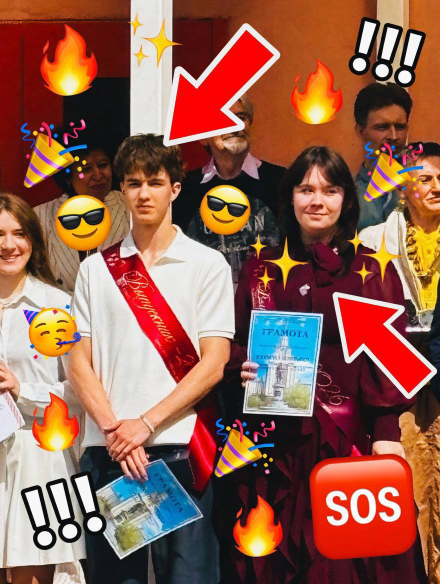
#> input picture test.jpg, 880 x 1168 px (shown at 1/2 size)
$ jupyter execute --allow-errors 'task_numpy_practice (1).ipynb'   (shell and % lines are left out)   (older library calls are emulated)
#> lines starting #> are read from the running program, lines starting #| are printed output that depends on the picture
### functions_vectorized.py
import numpy as np


def prod_non_zero_diag(x):
    d = np.diagonal(x)
    return np.prod(d[d != 0])


def are_multisets_equal(x, y):
    return np.array_equal(np.sort(x), np.sort(y))

def max_after_zero(x):
    mask0 = (x[:-1] == 0)
    return np.max(x[1:][mask0])

def convert_image(img, coefs):
    return np.dot(img, coefs)

# [8 lines left out: function run_length_encoding, not called in this run]

def pairwise_distance(x, y):
    d = x[:, np.newaxis, :] - y[np.newaxis, :, :]
    return np.sqrt(np.sum(d ** 2, axis=2))

### functions.py
# [63 lines left out: functions prod_non_zero_diag, are_multisets_equal, max_after_zero, convert_image, run_length_encoding, pairwise_distance, not called in this run]

### task_numpy_practice (1).ipynb
# ДЗ №1 СУНЦ МГУ - Numpy practice

**Среда:** Python 3.14.7. Локальные модули `functions.py` и `functions_vectorized.py` повторно импортируются при каждом запуске ячейки с решением.

### Туториальные задачи
__(9 баллов)__

Ниже приведены задачи на работу с numpy-массивами. Для каждой из задач нужно привести 2 реализации: одна без использования numpy (cчитайте, что там, где на входе или выходе должны быть numpy array, будут просто списки), а вторая полностью векторизованная (без использования питоновских циклов/map/list comprehension). Невекторизованная реализация каждой из задач оценивается в __0.5 балла__, векторизованная – в __1 балл__.

Реализации без использования векторизации нужно записать в файл functions.py, а векторизованные &mdash; в файл functions_vectorized.py

Для каждой задачи, приведённой ниже сравните скорость работы невекторизованной и векторизованной реализации. С помощью пакета matplotlib постройте графики времени работы в зависимости от размера данных. __Графики должны выглядеть опрятно!__ То есть должны быть подписаны оси, названия графиков, и т.д. Например, ниже представлены хороший и плохой графики:

[cell 1]
from importlib import reload

import matplotlib.pyplot as plt
import numpy as np

import functions
import functions_vectorized


def reload_solution_modules():
    """Reload the two local solution modules after their files change."""
    reload(functions)
    reload(functions_vectorized)


data_size = np.array([10, 30, 70, 120])
time_non_vectorized = data_size**2 + 10
time_vectorized = data_size**1.5

figure, (axis_bad, axis_good) = plt.subplots(1, 2, figsize=(13, 5))

axis_bad.plot(data_size, time_non_vectorized)
axis_bad.plot(data_size, time_vectorized)
axis_bad.set_title("Плохой график")
axis_bad.set_xlabel("Размер данных")
axis_bad.set_ylabel("Время")

axis_good.plot(data_size, time_non_vectorized, label="Невекторизованная")
axis_good.plot(data_size, time_vectorized, label="Векторизованная")
axis_good.set_title("Хороший график")
axis_good.set_xlabel("Длина массива")
axis_good.set_ylabel("Время (с)")
axis_good.grid(True, alpha=0.3)
axis_good.legend()

figure.tight_layout()
plt.show()
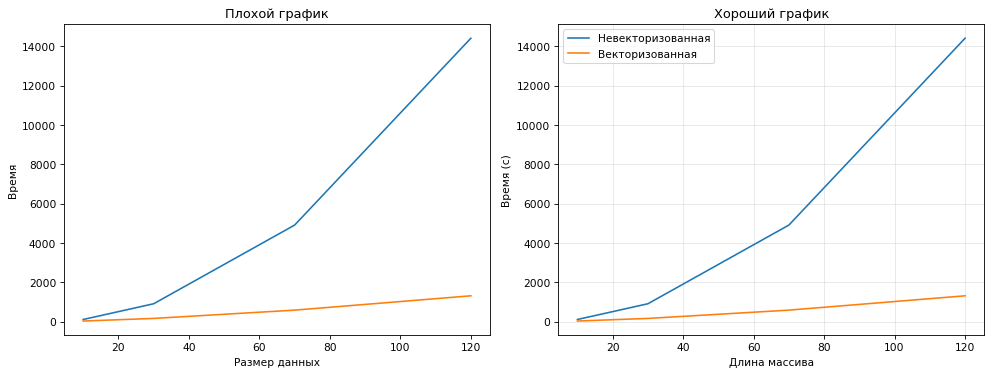
#> figure drawn by matplotlib, 2 panels

* __Задача 1__: Подсчитать произведение ненулевых элементов на диагонали прямоугольной матрицы.
 Например, для X = np.array([[1, 0, 1], [2, 0, 2], [3, 0, 3], [4, 4, 4]]) ответ – 3.

[cell 2]
reload_solution_modules()

import time
import numpy as np
import matplotlib.pyplot as plt
sz = [100,500,1000,2000]
tl= []
tv = []
for i in sz:
    matrix = np.random.randint(0,5,size=(i,i))
    t0 = time.time()
    functions.prod_non_zero_diag(matrix)
    tl.append(time.time() - t0)
    t0 = time.time()
    functions_vectorized.prod_non_zero_diag(matrix)
    tv.append(time.time() - t0)
plt.plot(sz, tl, label='Циклы')
plt.plot(sz, tv, label='Vectorized')
plt.title('Задача 1')
plt.xlabel('Размер')
plt.ylabel('Время (сек)')
plt.grid(True, alpha=0.3)
plt.legend()
plt.show()
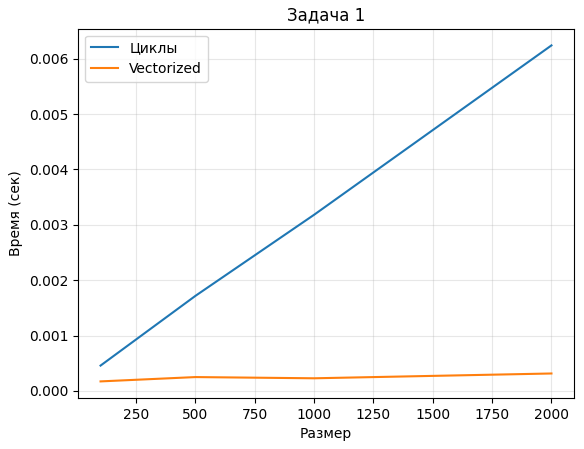
#> figure drawn by matplotlib, 1 panel

* __Задача 2__: Даны два вектора x и y. Проверить, задают ли они одно и то же мультимножество.
  Например, для x = np.array([1, 2, 2, 4]), y = np.array([4, 2, 1, 2]) ответ – True.


[cell 3]
reload_solution_modules()
import time
import numpy as np
import matplotlib.pyplot as plt
sz = [10000, 50000, 100000, 500000]
tl = []
tv = []

for i in sz:
    x = np.random.randint(0, 1000, size=i)
    y = np.copy(x)
    np.random.shuffle(y)
    t0 = time.time()
    functions.are_multisets_equal(x, y)
    tl.append(time.time() - t0)
    t0 = time.time()
    functions_vectorized.are_multisets_equal(x, y)
    tv.append(time.time() - t0)

plt.plot(sz, tl, label='Циклы')
plt.plot(sz, tv, label='Vectorized')
plt.title('Задача 2')
plt.xlabel('Размер')
plt.ylabel('Время (сек)')
plt.grid(True, alpha=0.3)
plt.legend()
plt.show()
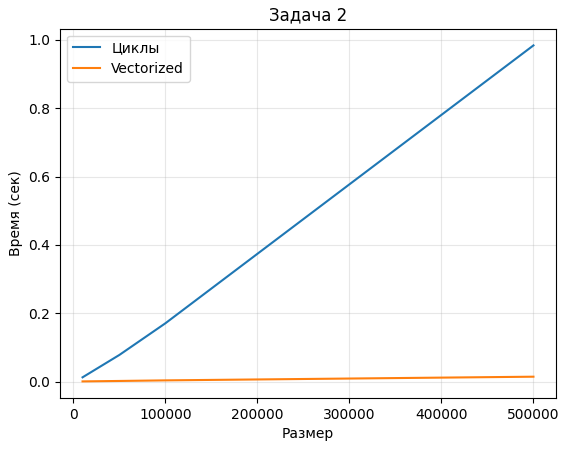
#> figure drawn by matplotlib, 1 panel

* __Задача 3__: Найти максимальный элемент в векторе x среди элементов, перед которыми стоит нулевой.
 Например, для x = np.array([6, 2, 0, 3, 0, 0, 5, 7, 0]) ответ – 5.

[cell 4]
reload_solution_modules()
import time
import numpy as np
import matplotlib.pyplot as plt
sz = [10000, 50000, 100000, 500000]
tl = []
tv = []
for i in sz:
    x = np.random.randint(0, 10, size=i)
    t0 = time.time()
    functions.max_after_zero(x)
    tl.append(time.time() - t0)
    t0 = time.time()
    functions_vectorized.max_after_zero(x)
    tv.append(time.time() - t0)
plt.plot(sz, tl, label='Циклы')
plt.plot(sz, tv, label='Vectorized')
plt.title('Задача 3')
plt.xlabel('Размер')
plt.ylabel('Время (сек)')
plt.grid(True, alpha=0.3)
plt.legend()
plt.show()
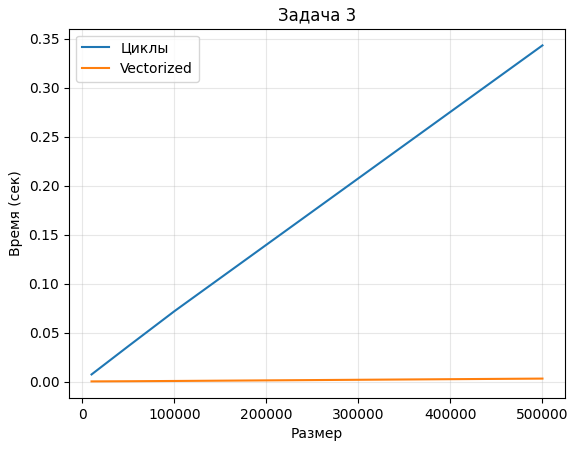
#> figure drawn by matplotlib, 1 panel

* __Задача 4__: Дан трёхмерный массив, содержащий изображение, размера (height, width, numChannels), а также вектор длины numChannels. Сложить каналы изображения с указанными весами, и вернуть результат в виде матрицы размера (height, width). В ноутбуке приведите пример работы функции – преобразуйте цветное изображение в оттенки серого, использовав коэффициенты np.array([0.299, 0.587, 0.114]). Считать реальное изображение можно с помощью `PIL.Image.open` из пакета Pillow: `img = np.asarray(Image.open(path).convert("RGB"))`. Устаревшая функция `scipy.misc.imread` удалена из современных версий SciPy.

[cell 5]
reload_solution_modules()
import time
import numpy as np
import matplotlib.pyplot as plt
sz = [20, 50, 100, 150]
tl = []
tv = []
coefs = np.array([0.299,0.587,0.114])
for i in sz:
    img = np.random.randint(0,256,size=(i,i,3))
    t0 = time.time()
    functions.convert_image(img,coefs)
    tl.append(time.time()-t0)
    t0 = time.time()
    functions_vectorized.convert_image(img,coefs)
    tv.append(time.time()-t0)
plt.plot(sz,tl,label='Циклы')
plt.plot(sz,tv,label='Vectorized')
plt.title('Задача 4')
plt.xlabel('Размер стороны картинки')
plt.ylabel('Время (сек)')
plt.grid(True, alpha=0.3)
plt.legend()
plt.show()
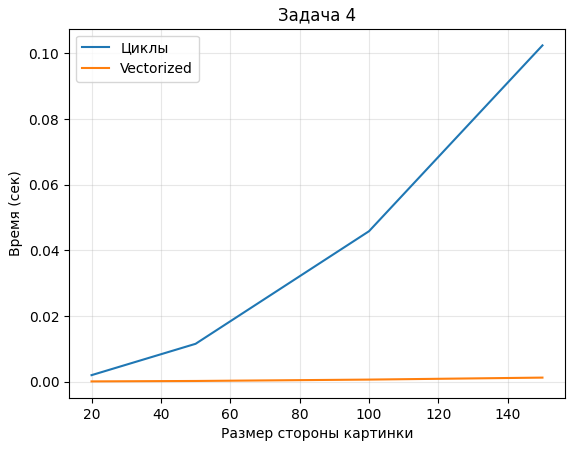
#> figure drawn by matplotlib, 1 panel
from PIL import Image
img = np.asarray(Image.open('test.jpg').convert("RGB"))
#> img is the input picture: shape (1168, 880, 3); mean R, G, B 145.1, 95.6, 78.3
res = functions_vectorized.convert_image(img, coefs)
#> in convert_image (call 5), `return np.dot(img, coefs)`:
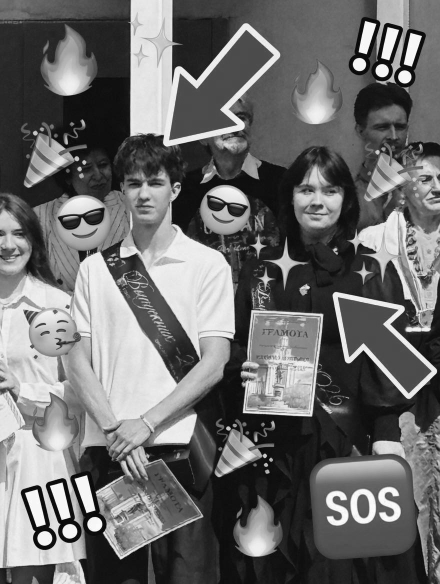
#> returned value: shape (1168, 880) float64 (shown at 1/2 size); min 0, max 255, mean 108.4
fig, (ax1, ax2) = plt.subplots(1, 2, figsize=(10, 5))
ax1.imshow(img)
ax1.set_title("Изначальная")
ax1.axis('off')
ax2.imshow(res, cmap='gray')
ax2.set_title("Ч/Б")
ax2.axis('off')
plt.show()

* __Задача 5__: Реализовать кодирование длин серий (Run-length encoding). Для некоторого вектора x необходимо вернуть кортеж из двух векторов одинаковой длины. Первый содержит числа, а второй - сколько раз их нужно повторить.
 Например, для x = np.array([2, 2, 2, 3, 3, 3, 5]) ответ – (np.array([2, 3, 5]), np.array([3, 3, 1])).

[cell 6]
reload_solution_modules()

import time
import numpy as np
import matplotlib.pyplot as plt
sz = [10000, 50000, 100000, 500000]
tl = []
tv = []
for i in sz:
    x = np.random.randint(0, 5, size=i)
    t0 = time.time()
    functions.run_length_encoding(x)
    tl.append(time.time() - t0)
    t0 = time.time()
    functions_vectorized.run_length_encoding(x)
    tv.append(time.time() - t0)
plt.plot(sz, tl, label='Циклы')
plt.plot(sz, tv, label='Vectorized')
plt.title('Задача 5')
plt.xlabel('Размер')
plt.ylabel('Время (сек)')
plt.grid(True, alpha=0.3)
plt.legend()
plt.show()
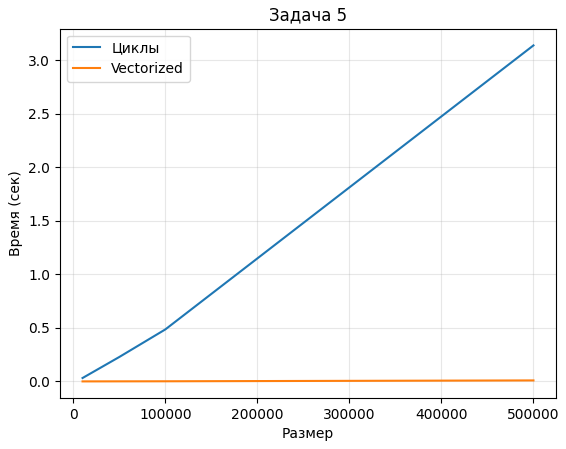
#> figure drawn by matplotlib, 1 panel

* __Задача 6__: Даны две выборки объектов - X и Y. Вычислить матрицу евклидовых расстояний между объектами. Дополнительно сравните с функцией scipy.spatial.distance.cdist по скорости работы (сравнения приведите ниже в ноутбуке).

[cell 7]
reload_solution_modules()
import time
import numpy as np
import matplotlib.pyplot as plt
sz = [50, 100, 200, 300]
tl = []
tv = []
for i in sz:
    X = np.random.rand(i, 10)
    Y = np.random.rand(i, 10)
    t0 = time.time()
    functions.pairwise_distance(X, Y)
    tl.append(time.time() - t0)
    t0 = time.time()
    functions_vectorized.pairwise_distance(X, Y)
    tv.append(time.time() - t0)
plt.plot(sz, tl, label='Циклы')
plt.plot(sz, tv, label='Vectorized')
plt.title('Задача 6')
plt.xlabel('Количество объектов')
plt.ylabel('Время (сек)')
plt.grid(True, alpha=0.3)
plt.legend()
plt.show()
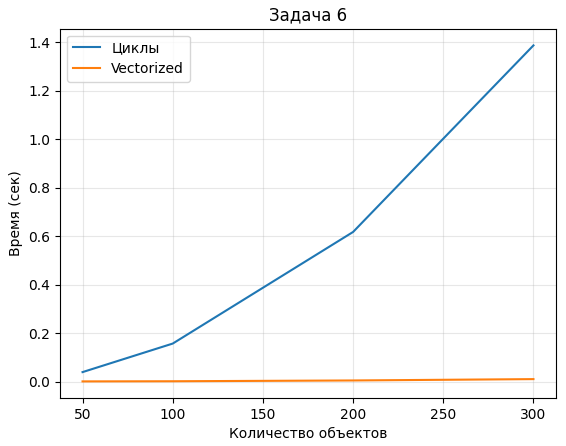
#> figure drawn by matplotlib, 1 panel
